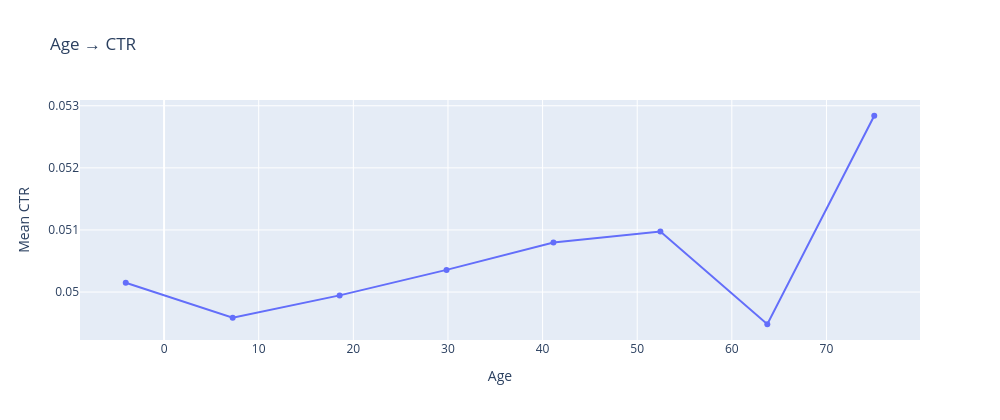
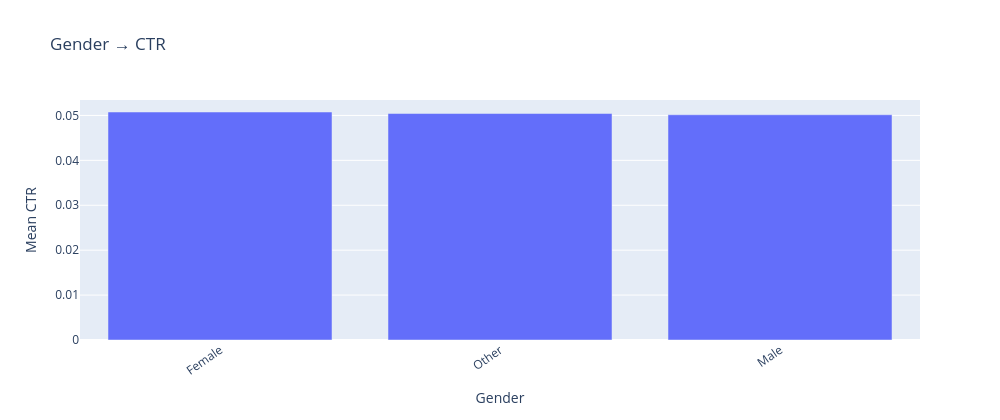
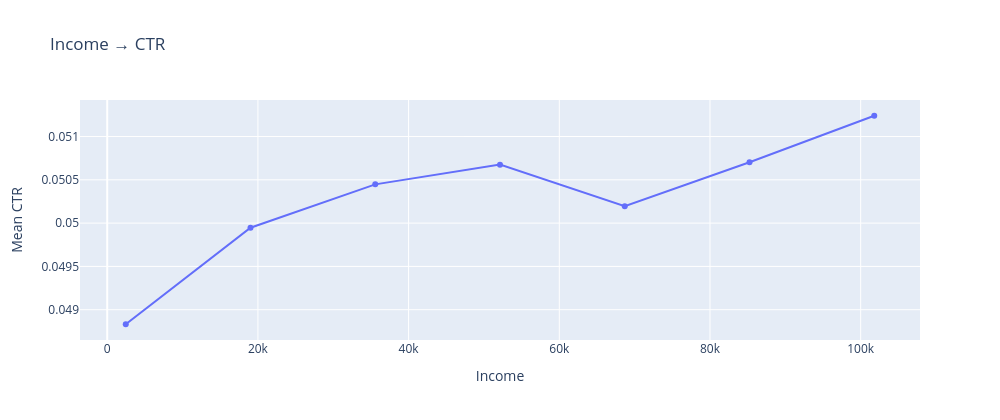
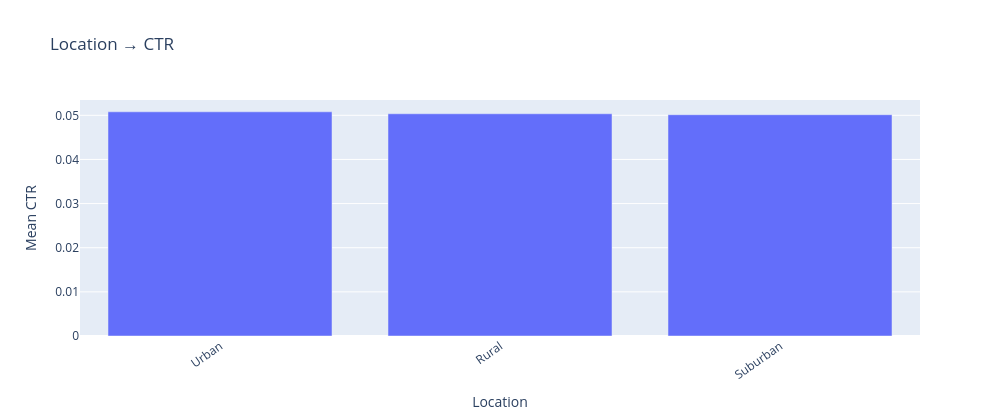

Notebook cell for these charts, in order:
### Code cell
targets = [col_ctr, col_conv, "expected_conv_per_impression"]
exclude_cols = set([col_ctr, col_conv, "expected_conv_per_impression"])

plot_all_features_against_targets_interactive(
    df_clean,
    targets=targets,
    exclude=exclude_cols,
    top_k=15,
    bins=10,
    min_count=30
)

### Figure 1 — Plotly figure (JSON) as saved in the notebook; plotly's stock layout.template omitted (floating-point values rounded to 4 significant figures)
{"data": [{"customdata": [[120], [583], [1856], [2806], [2605], [1494], [433], [87]], "hovertemplate": "<b>%{x:.2f}</b><br>Mean: %{y:.5f}<br>Count: %{customdata[0]}<extra></extra>", "legendgroup": "", "line": {"color": "#636efa", "dash": "solid"}, "marker": {"symbol": "circle"}, "mode": "lines+markers", "name": "", "orientation": "v", "showlegend": false, "type": "scatter", "x": [-4.05, 7.25, 18.55, 29.85, 41.15, 52.45, 63.75, 75.05], "xaxis": "x", "y": [0.05015, 0.04959, 0.04995, 0.05036, 0.0508, 0.05097, 0.04948, 0.05284], "yaxis": "y"}], "layout": {"height": 420, "legend": {"tracegroupgap": 0}, "title": {"text": "Age → CTR"}, "width": 1000, "xaxis": {"anchor": "y", "domain": [0, 1], "title": {"text": "Age"}}, "yaxis": {"anchor": "x", "domain": [0, 1], "title": {"text": "Mean CTR"}}}}

### Figure 2 — Plotly figure (JSON) as saved in the notebook; plotly's stock layout.template omitted (floating-point values rounded to 4 significant figures)
{"data": [{"customdata": [[3962], [1052], [4986]], "hovertemplate": "<b>%{x}</b><br>Mean: %{y:.5f}<br>Count: %{customdata[0]}<extra></extra>", "legendgroup": "", "marker": {"color": "#636efa", "pattern": {"shape": ""}}, "name": "", "orientation": "v", "showlegend": false, "textposition": "auto", "type": "bar", "x": ["Female", "Other", "Male"], "xaxis": "x", "y": [0.05077, 0.05043, 0.05015], "yaxis": "y"}], "layout": {"barmode": "relative", "height": 420, "legend": {"tracegroupgap": 0}, "title": {"text": "Gender → CTR"}, "width": 1000, "xaxis": {"anchor": "y", "domain": [0, 1], "tickangle": -35, "title": {"text": "Gender"}}, "yaxis": {"anchor": "x", "domain": [0, 1], "title": {"text": "Mean CTR"}}}}

### Figure 3 — Plotly figure (JSON) as saved in the notebook; plotly's stock layout.template omitted (floating-point values rounded to 4 significant figures)
{"data": [{"customdata": [[237], [987], [2482], [3281], [2098], [746], [123]], "hovertemplate": "<b>%{x:.2f}</b><br>Mean: %{y:.5f}<br>Count: %{customdata[0]}<extra></extra>", "legendgroup": "", "line": {"color": "#636efa", "dash": "solid"}, "marker": {"symbol": "circle"}, "mode": "lines+markers", "name": "", "orientation": "v", "showlegend": false, "type": "scatter", "x": [2459.0, 19020.0, 35570.0, 52130.0, 68690.0, 85240.0, 101800.0], "xaxis": "x", "y": [0.04883, 0.04995, 0.05045, 0.05068, 0.05019, 0.0507, 0.05124], "yaxis": "y"}], "layout": {"height": 420, "legend": {"tracegroupgap": 0}, "title": {"text": "Income → CTR"}, "width": 1000, "xaxis": {"anchor": "y", "domain": [0, 1], "title": {"text": "Income"}}, "yaxis": {"anchor": "x", "domain": [0, 1], "title": {"text": "Mean CTR"}}}}

### Figure 4 — Plotly figure (JSON) as saved in the notebook; plotly's stock layout.template omitted (floating-point values rounded to 4 significant figures)
{"data": [{"customdata": [[3285], [3408], [3307]], "hovertemplate": "<b>%{x}</b><br>Mean: %{y:.5f}<br>Count: %{customdata[0]}<extra></extra>", "legendgroup": "", "marker": {"color": "#636efa", "pattern": {"shape": ""}}, "name": "", "orientation": "v", "showlegend": false, "textposition": "auto", "type": "bar", "x": ["Urban", "Rural", "Suburban"], "xaxis": "x", "y": [0.05079, 0.05035, 0.05014], "yaxis": "y"}], "layout": {"barmode": "relative", "height": 420, "legend": {"tracegroupgap": 0}, "title": {"text": "Location → CTR"}, "width": 1000, "xaxis": {"anchor": "y", "domain": [0, 1], "tickangle": -35, "title": {"text": "Location"}}, "yaxis": {"anchor": "x", "domain": [0, 1], "title": {"text": "Mean CTR"}}}}
